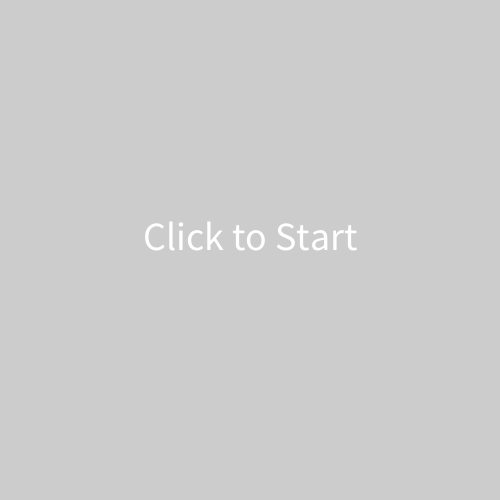
Frame 1 (no input)
Frame 60 (the mouse pressed at the canvas centre just before this capture): identical to frame 1, image omitted
Frame 120 (the mouse held since frame 60 and released just before this capture): identical to frame 1, image omitted

The Processing sketch that drew this single still picture (run headless with seeded random() and noise(); from frame 60 on, the mouse is pressed at the canvas centre):

// Processing sketch: processing_74573
// ── processing_74573.pde

int a=0;
int b=0;
int c=0;
int d=0;
int e=0;
int f=0;
int g=0;
int h=250;
int i=250;
int j=0;
int x=0;
int y=0;
int z=0;
boolean isStarting=false;
void setup()
{
  size(500, 500);
}
void draw()
{
  if (j==0)
  {
  textSize(40);
    textAlign(CENTER);
    text("Click to Start", h, i);
  }
 
  
  noStroke();
  fill(d, e, f, g);
  ellipse(a, b, c, c);
  rect(x, y, z, c);
  if (isStarting==true)
  {
    a=int(random(500));
    b=int(random(500));
    c=int(random(100));
    d=int(random(255));
    e=int(random(255));
    f=int(random(255));
    g=int(random(255));
    x=int(random(475));
    y=int(random(475));
    z=int(random(100));
    
  }
 
  
}
void mouseClicked()
{
 j=2;

  isStarting=true;
}
void keyPressed()
{
  isStarting=false;
 }
